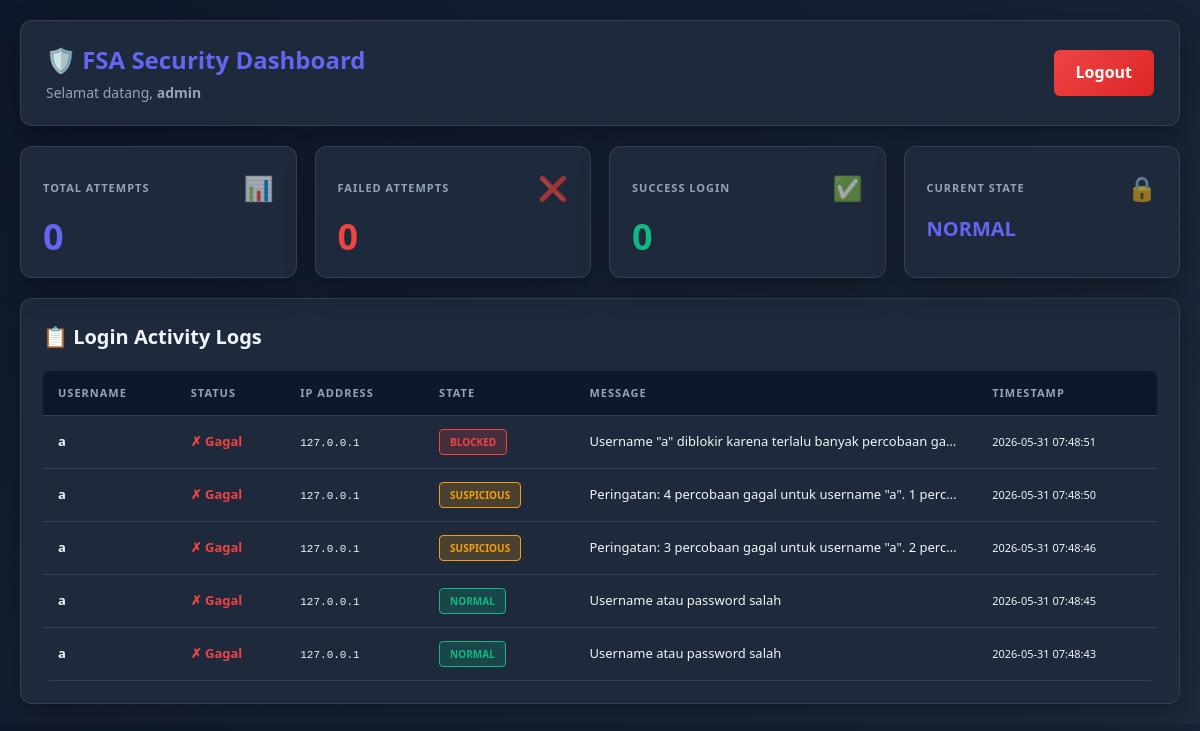
The page /dashboard (signed in) on the database as committed earlier.
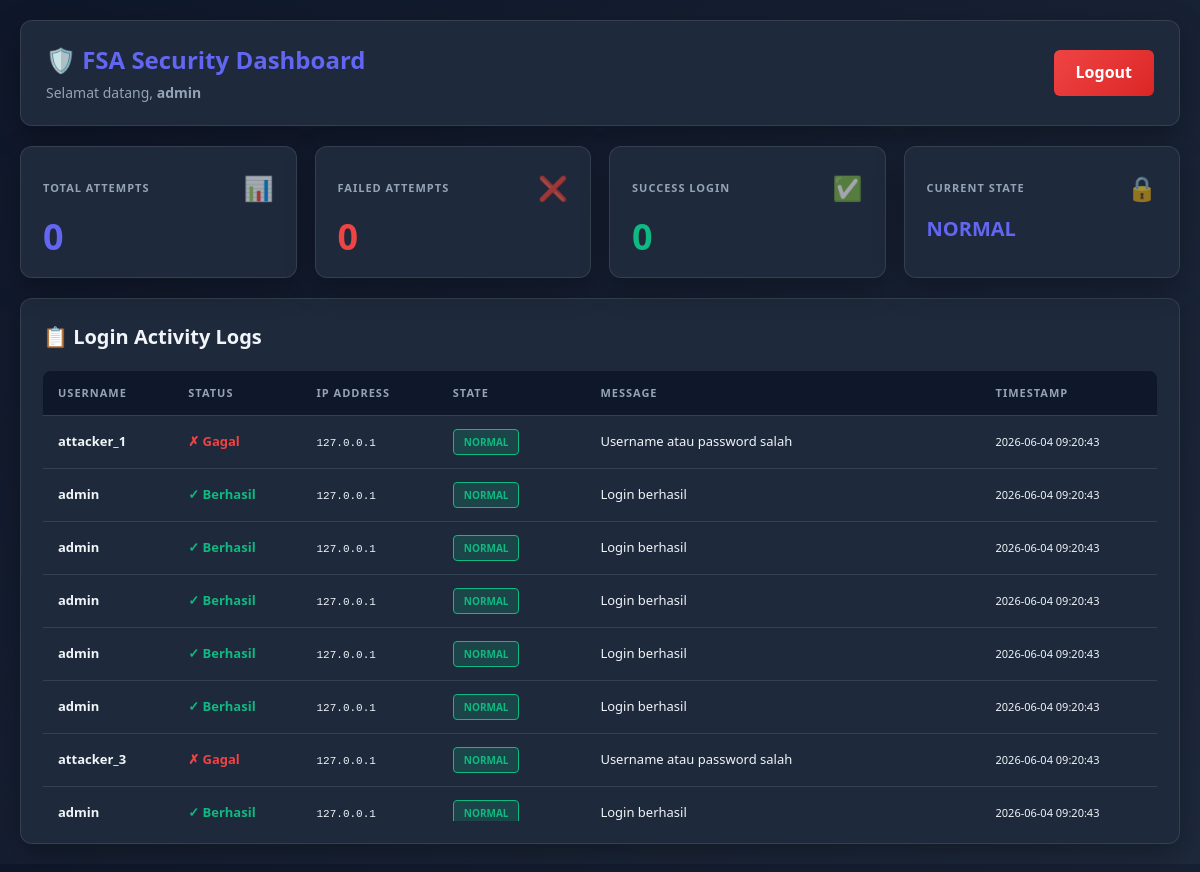
The same page on the database as committed later.
### tables this page shows
CREATE TABLE login_logs (
                id INTEGER PRIMARY KEY AUTOINCREMENT,
                username TEXT NOT NULL,
                success BOOLEAN NOT NULL,
                ip_address TEXT,
                state TEXT NOT NULL,
                message TEXT,
                timestamp TIMESTAMP DEFAULT CURRENT_TIMESTAMP
            );

### app.py (the view)
@app.route('/dashboard')
def dashboard():
    if 'username' not in session:
        return redirect(url_for('login'))
    username = session['username']
    ip_address = request.remote_addr
    stats = fsa_detector.get_statistics(username=username, ip_address=ip_address)
    detailed_stats = fsa_detector.get_detailed_stats()
    logs = db.get_login_logs(limit=50)
    return render_template('dashboard.html',
                         username=username,
                         stats=stats,
                         detailed_stats=detailed_stats,
                         logs=logs)

### database.py (called while the page is built)
    def get_login_logs(self, limit=100):
        conn = sqlite3.connect(self.db_name)
        cursor = conn.cursor()
        cursor.execute('''
            SELECT username, success, ip_address, state, message, timestamp
            FROM login_logs
            ORDER BY timestamp DESC
            LIMIT ?
        ''', (limit,))
        logs = cursor.fetchall()
        conn.close()
        return logs

### fsa_detector.py (called while the page is built, shortened)
    def get_state(self, username, ip_address):
        now = datetime.now()
        username_failed = self._count_failed_attempts(username, self.username_attempts)
        ip_failed = self._count_failed_attempts(ip_address, self.ip_attempts)
        max_failed = max(username_failed, ip_failed)
        if username_failed >= ip_failed:
            reason = "username"
        else:
            reason = "ip"
        if max_failed >= self.max_attempts:
            return State.BLOCKED, reason
        elif max_failed >= self.suspicious_threshold:
            return State.SUSPICIOUS, reason
        else:
            return State.NORMAL, reason

    def _count_failed_attempts(self, identifier, attempts_dict):
        if identifier not in attempts_dict:
            return 0
        now = datetime.now()
        cutoff_time = now - timedelta(seconds=self.time_window)
        failed_count = 0
        for timestamp, success, _ in attempts_dict[identifier]:
            if timestamp >= cutoff_time and not success:
                failed_count += 1
        return failed_count

    def get_statistics(self, username=None, ip_address=None):
        if username and username in self.username_attempts:
            failed = self._count_failed_attempts(username, self.username_attempts)
            total = len([a for a in self.username_attempts[username]
                        if a[0] >= datetime.now() - timedelta(seconds=self.time_window)])
            successful = total - failed
            current_state, _ = self.get_state(username, ip_address or "0.0.0.0")
            return {
                'total_attempts': total,
                'failed_attempts': failed,
                'successful_attempts': successful,
                'current_state': current_state.value,
                'tracking': 'username'
            }

### templates/dashboard.html (shortened to what this page needs)
<!DOCTYPE html>
<html lang="id">
  <head>
    <link
      rel="stylesheet"
      href="{{ url_for('static', filename='css/style.css') }}"
    />
  </head>
  <body class="dashboard-body">
    <div class="dashboard-container">
      <div class="dashboard-header">
        <div class="header-content">
          <h1>🛡️ FSA Security Dashboard</h1>
          <p class="welcome-text">
            Selamat datang, <strong>{{ username }}</strong>
          </p>
        </div>
        <a href="{{ url_for('logout') }}" class="btn-logout">Logout</a>
      </div>
      <div class="stats-grid">
        <div class="stat-card">
          <div class="stat-header">
            <span class="stat-label">Total Attempts</span>
            <span class="stat-icon">📊</span>
          </div>
          <div class="stat-value">{{ stats.total_attempts }}</div>
        </div>
        <div class="stat-card">
          <div class="stat-header">
            <span class="stat-label">Failed Attempts</span>
            <span class="stat-icon">❌</span>
          </div>
          <div class="stat-value" style="color: #ef4444">
            {{ stats.failed_attempts }}
          </div>
        </div>
        <div class="stat-card">
          <div class="stat-header">
            <span class="stat-label">Success Login</span>
            <span class="stat-icon">✅</span>
          </div>
          <div class="stat-value" style="color: #10b981">
            {{ stats.successful_attempts }}
          </div>
        </div>
        <div class="stat-card">
          <div class="stat-header">
            <span class="stat-label">Current State</span>
            <span class="stat-icon">🔒</span>
          </div>
          <div
            class="stat-value"
            style="font-size: 20px; text-transform: uppercase; color: #6366f1"
          >
            {{ stats.current_state }}
          </div>
        </div>
      </div>
      <div class="logs-section">
        <h2>📋 Login Activity Logs</h2>
        <div class="table-container">
          <table>
            <thead>
              <tr>
                <th>Username</th>
                <th>Status</th>
                <th>IP Address</th>
                <th>State</th>
                <th>Message</th>
                <th>Timestamp</th>
              </tr>
            </thead>
            <tbody>
              {% for log in logs %}
              <tr>
                <td><strong>{{ log[0] }}</strong></td>
                <td>
                  {% if log[1] %}
                  <span class="status-success">✓ Berhasil</span>
                  {% else %}
                  <span class="status-failed">✗ Gagal</span>
                  {% endif %}
                </td>
                <td><code style="font-size: 11px">{{ log[2] }}</code></td>
                <td>
                  <span class="state-label {{ log[3] }}">{{ log[3] }}</span>
                </td>
                <td
                  style="
                    max-width: 300px;
                    overflow: hidden;
                    text-overflow: ellipsis;
                    white-space: nowrap;
                  "
                >
                  {{ log[4] }}
                </td>
                <td style="font-size: 11px; white-space: nowrap">
                  {{ log[5] }}
                </td>
              </tr>
              {% endfor %}
            </tbody>
          </table>
        </div>
      </div>
    </div>
  </body>
</html>

### static/css/style.css (style rules this page uses)
* { margin: 0; padding: 0; box-sizing: border-box; }
body { font-family: "Segoe UI", Tahoma, Geneva, Verdana, sans-serif; background: linear-gradient(135deg, #0f172a 0%, #1e293b 100%); color: #f1f5f9; line-height: 1.6; }
.dashboard-body { padding: 20px; }
.dashboard-container { max-width: 1400px; margin: 0 auto; }
.dashboard-header { background: #1e293b; padding: 20px 25px; border-radius: 12px; margin-bottom: 20px; display: flex; justify-content: space-between; align-items: center; border: 1px solid rgba(255, 255, 255, 0.1); box-shadow: 0 10px 30px rgba(0, 0, 0, 0.3); }
.header-content h1 { font-size: 24px; color: #6366f1; margin-bottom: 3px; font-weight: bold; }
.welcome-text { color: #94a3b8; font-size: 14px; }
.btn-logout { padding: 10px 22px; background: linear-gradient(135deg, #ef4444, #dc2626); border: none; border-radius: 6px; color: white; font-weight: bold; cursor: pointer; text-decoration: none; transition: all 0.3s; display: inline-block; }
.stats-grid { display: grid; grid-template-columns: repeat(4, 1fr); gap: 18px; margin-bottom: 20px; }
.stat-card { background: #1e293b; padding: 22px; border-radius: 12px; border: 1px solid rgba(255, 255, 255, 0.1); box-shadow: 0 10px 30px rgba(0, 0, 0, 0.3); transition: all 0.3s; }
.stat-header { display: flex; justify-content: space-between; align-items: center; margin-bottom: 12px; }
.stat-label { font-size: 11px; color: #94a3b8; text-transform: uppercase; letter-spacing: 1px; font-weight: bold; }
.stat-icon { font-size: 24px; opacity: 0.6; }
.stat-value { font-size: 36px; font-weight: bold; color: #6366f1; line-height: 1; }
.logs-section { background: #1e293b; padding: 22px; border-radius: 12px; border: 1px solid rgba(255, 255, 255, 0.1); box-shadow: 0 10px 30px rgba(0, 0, 0, 0.3); }
.logs-section h2 { margin-bottom: 18px; font-size: 20px; font-weight: bold; }
.table-container { overflow-x: auto; max-height: 450px; overflow-y: auto; border-radius: 8px; }
table { width: 100%; border-collapse: collapse; }
thead { position: sticky; top: 0; background: #0f172a; z-index: 10; }
th, td { padding: 13px 15px; text-align: left; border-bottom: 1px solid #334155; }
th { color: #94a3b8; font-size: 11px; text-transform: uppercase; font-weight: bold; letter-spacing: 1px; }
td { font-size: 13px; color: #f1f5f9; }
tbody tr { transition: background 0.2s; }
.status-success { color: #10b981; font-weight: bold; }
.status-failed { color: #ef4444; font-weight: bold; }
.state-label { display: inline-block; padding: 4px 10px; border-radius: 4px; font-size: 10px; font-weight: bold; text-transform: uppercase; }
.state-label.normal { background: rgba(16, 185, 129, 0.2); color: #10b981; border: 1px solid #10b981; }

Rows that differ between the two databases and show on the page:
removed login_logs: username "a", success "✗ Gagal", ip_address "127.0.0.1", state "BLOCKED", message "Username \"a\" diblokir karena terlalu banyak percobaan ga…", timestamp "2026-05-31 07:48:51"
removed login_logs: username "a", success "✗ Gagal", ip_address "127.0.0.1", state "SUSPICIOUS", message "Peringatan: 4 percobaan gagal untuk username \"a\". 1 perc…", timestamp "2026-05-31 07:48:50"
removed login_logs: username "a", success "✗ Gagal", ip_address "127.0.0.1", state "SUSPICIOUS", message "Peringatan: 3 percobaan gagal untuk username \"a\". 2 perc…", timestamp "2026-05-31 07:48:46"
removed login_logs: username "a", success "✗ Gagal", ip_address "127.0.0.1", state "NORMAL", message "Username atau password salah", timestamp "2026-05-31 07:48:45"
removed login_logs: username "a", success "✗ Gagal", ip_address "127.0.0.1", state "NORMAL", message "Username atau password salah", timestamp "2026-05-31 07:48:43"
added login_logs: username "attacker_1", success "✗ Gagal", ip_address "127.0.0.1", state "NORMAL", message "Username atau password salah", timestamp "2026-06-04 09:20:43"
added login_logs: username "admin", success "✓ Berhasil", ip_address "127.0.0.1", state "NORMAL", message "Login berhasil", timestamp "2026-06-04 09:20:43"
added login_logs: username "admin", success "✓ Berhasil", ip_address "127.0.0.1", state "NORMAL", message "Login berhasil", timestamp "2026-06-04 09:20:43"
added login_logs: username "admin", success "✓ Berhasil", ip_address "127.0.0.1", state "NORMAL", message "Login berhasil", timestamp "2026-06-04 09:20:43"
added login_logs: username "admin", success "✓ Berhasil", ip_address "127.0.0.1", state "NORMAL", message "Login berhasil", timestamp "2026-06-04 09:20:43"
added login_logs: username "admin", success "✓ Berhasil", ip_address "127.0.0.1", state "NORMAL", message "Login berhasil", timestamp "2026-06-04 09:20:43"
added login_logs: username "attacker_3", success "✗ Gagal", ip_address "127.0.0.1", state "NORMAL", message "Username atau password salah", timestamp "2026-06-04 09:20:43"
added login_logs: username "admin", success "✓ Berhasil", ip_address "127.0.0.1", state "NORMAL", message "Login berhasil", timestamp "2026-06-04 09:20:43"
